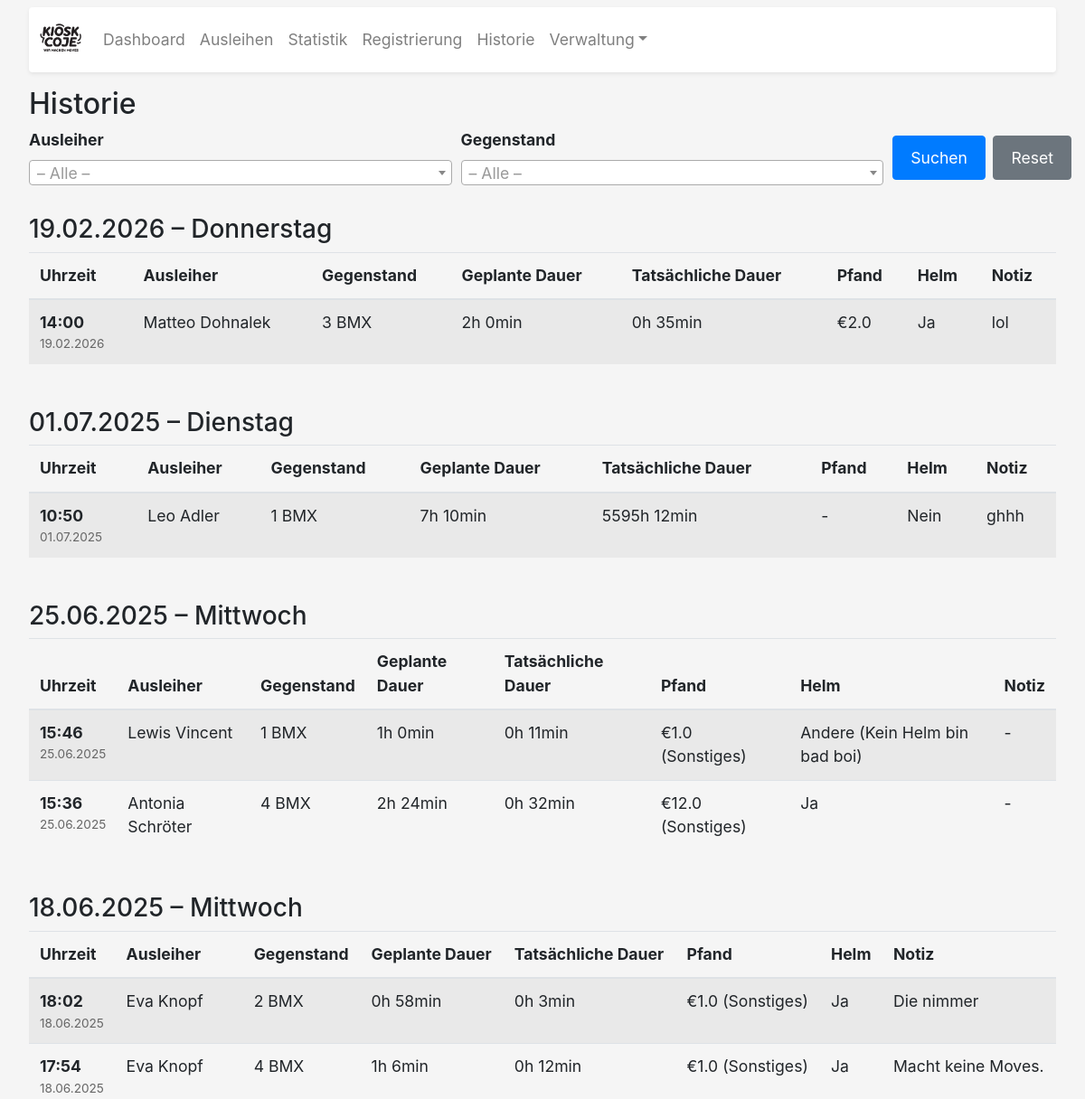
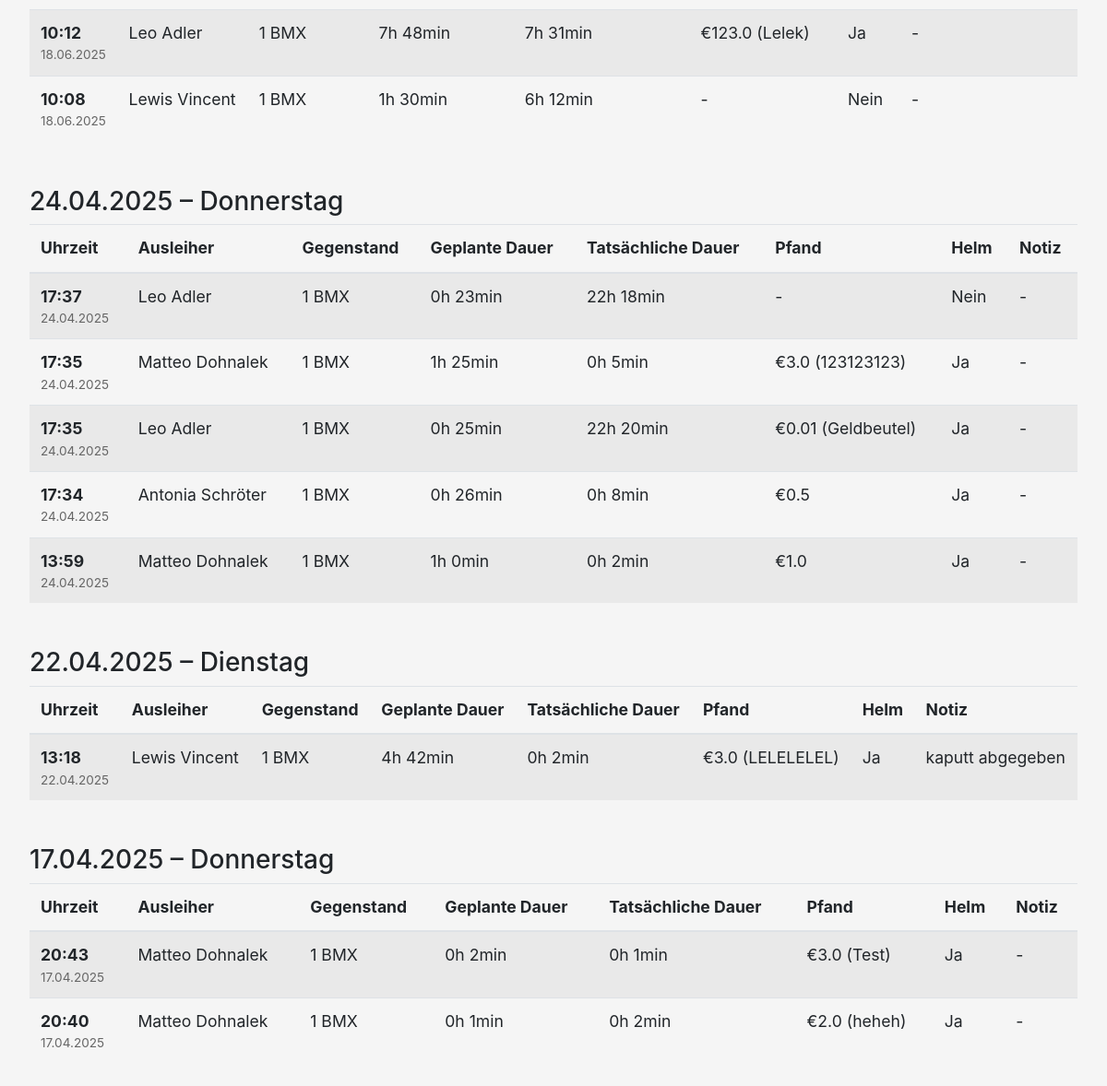
The page /historie on the database its author committed (2 pictures, top to bottom).
### app.py (models this page shows, shortened)
class Verleihung(db.Model):
    id = db.Column(db.Integer, primary_key=True)
    ausleiher_id = db.Column(db.Integer, db.ForeignKey('ausleiher.id'), nullable=False)
    objekt_id = db.Column(db.Integer, db.ForeignKey('objekt.id'), nullable=False)
    start_time = db.Column(db.DateTime(timezone=True), nullable=False)
    planned_duration = db.Column(db.Float, nullable=False)
    actual_duration = db.Column(db.Float)
    end_time = db.Column(db.DateTime(timezone=True), nullable=False)
    status = db.Column(db.String(20), default="Ausgeliehen")
    return_time = db.Column(db.DateTime(timezone=True))
    pfand_text = db.Column(db.Text)
    pfand_euro = db.Column(db.Float)
    helm_status = db.Column(db.String(20))
    helm_other = db.Column(db.String(200))
    return_note = db.Column(db.Text)
    ausleiher = db.relationship('Ausleiher', backref=db.backref('verleihungen', lazy=True))
    objekt = db.relationship('Objekt', backref=db.backref('verleihungen', lazy=True))

class Ausleiher(db.Model):
    id = db.Column(db.Integer, primary_key=True)
    first_name = db.Column(db.String(50), nullable=False)
    last_name = db.Column(db.String(50), nullable=False)
    contact = db.Column(db.String(200))
    bemerkung = db.Column(db.Text, default='')
    date_of_birth = db.Column(db.Date, nullable=False)
    agb_accepted = db.Column(db.Boolean, nullable=False)
    liability_accepted = db.Column(db.Boolean, nullable=False)
    signature_data = db.Column(db.Text)
    vertragsdatum = db.Column(db.DateTime(timezone=True), default=lambda: datetime.now(BERLIN))
    @property
    def name(self):
        return f"{self.first_name} {self.last_name}"

class Objekt(db.Model):
    id = db.Column(db.Integer, primary_key=True)
    name = db.Column(db.String(100), unique=True, nullable=False)
    beschreibung = db.Column(db.String(200))
    category = db.Column(db.String(50), nullable=False, default='Sonstiges')

### app.py (the view, shortened to what this page needs)
@app.route('/historie')
def historie():
    search_user = request.args.get('search_user', '').strip()
    search_objekt = request.args.get('search_objekt', '').strip()
    query = Verleihung.query.join(Ausleiher).join(Objekt)
    if search_objekt:
        query = query.filter(Objekt.name == search_objekt)
    history = query.order_by(Verleihung.start_time.desc()).all()
    grouped = {}
    for day_key, items in groupby(history, key=lambda r: r.start_time.date()):
        grouped[day_key] = list(items)
    alle_objekte = Objekt.query.order_by(Objekt.name).all()
    alle_ausleiher = Ausleiher.query.order_by(Ausleiher.last_name).all()
    return render_template('historie.html',
                           grouped_history=grouped,
                           alle_objekte=alle_objekte,
                           alle_ausleiher=alle_ausleiher,
                           search_user=search_user,
                           search_objekt=search_objekt)

### app.py (called while the page is built)
@app.template_filter('format_duration')
def format_duration_filter(value):
    try:
        decimal_hours = float(value)
    except (TypeError, ValueError):
        return value
    total_minutes = int(round(decimal_hours * 60))
    hours = total_minutes // 60
    minutes = total_minutes % 60
    return f"{hours}h {minutes}min"

@app.context_processor
def inject_now():
    return {'now': lambda: datetime.now(BERLIN)}

### templates/historie.html (shortened to what this page needs)
{% extends "base.html" %}
{% block content %}
<div class="mt-3">
  <h2>Historie</h2>
  <form method="GET" action="{{ url_for('historie') }}" class="mb-4">
    <div class="form-row align-items-end">
      <div class="form-group col-md-5 mb-2">
        <label for="search_user">Ausleiher</label>
      </div>
      <div class="form-group col-md-5 mb-2">
        <label for="search_objekt">Gegenstand</label>
      </div>
      <div class="form-group col-md-2 mb-2 d-flex gap-2">
        <button type="submit" class="btn btn-primary mr-2">Suchen</button>
        <a href="{{ url_for('historie') }}" class="btn btn-secondary">Reset</a>
      </div>
    </div>
  </form>
  {% set total = grouped_history.values() | map('length') | sum %}
  {% set weekday_names = {
    '0':'Sonntag','1':'Montag','2':'Dienstag','3':'Mittwoch',
    '4':'Donnerstag','5':'Freitag','6':'Samstag'
  } %}
  {% if grouped_history %}
    {% for day, items in grouped_history.items() %}
      <h3 class="mt-4">
        {{ day.strftime("%d.%m.%Y") }} – {{ weekday_names[day.strftime('%w')] }}
      </h3>
      <div class="table-responsive">
        <table class="table table-striped mb-4">
          <thead>
            <tr>
              <th>Uhrzeit</th>
              <th>Ausleiher</th>
              <th>Gegenstand</th>
              <th>Geplante Dauer</th>
              <th>Tatsächliche Dauer</th>
              <th>Pfand</th>
              <th>Helm</th>
              <th>Notiz</th>
            </tr>
          </thead>
          <tbody>
            {% for r in items %}
            <tr>
              <td>
                <span class="time-display">{{ r.start_time.strftime("%H:%M") }}</span>
                <div class="date-display">{{ r.start_time.strftime("%d.%m.%Y") }}</div>
              </td>
              <td>{{ r.ausleiher.name }}</td>
              <td>{{ r.objekt.name }}</td>
              <td>{{ r.planned_duration | format_duration }}</td>
              <td>
                {% if r.actual_duration is not none %}
                  {{ r.actual_duration | format_duration }}
                {% else %}-{% endif %}
              </td>
              <td>
                {% if r.pfand_euro %}
                  €{{ r.pfand_euro }}{% if r.pfand_text %} ({{ r.pfand_text }}){% endif %}
                {% else %}-{% endif %}
              </td>
              <td>
                {% if r.helm_status %}
                  {{ r.helm_status }}
                  {% if r.helm_status == "Andere" and r.helm_other %} ({{ r.helm_other }}){% endif %}
                {% else %}-{% endif %}
              </td>
              <td>{{ r.return_note or '-' }}</td>
            </tr>
            {% endfor %}
          </tbody>
        </table>
      </div>
    {% endfor %}
  {% else %}
    <p class="text-muted">Keine Einträge gefunden.</p>
  {% endif %}
</div>
{% endblock %}

### templates/base.html (shortened to what this page needs)
<!DOCTYPE html>
<html lang="de">
<head>
  <link rel="stylesheet" href="https://stackpath.bootstrapcdn.com/bootstrap/4.5.2/css/bootstrap.min.css">
  <link href="https://cdn.jsdelivr.net/npm/select2@4.1.0-rc.0/dist/css/select2.min.css" rel="stylesheet" />
</head>
<body>
  <div class="container">
    <nav class="navbar navbar-expand-lg navbar-light bg-white shadow-sm mt-2 rounded">
      <a class="navbar-brand" href="{{ url_for('dashboard') }}">
        <img src="{{ url_for('static', filename='images/logo.png') }}" alt="Logo">
      </a>
      <div class="collapse navbar-collapse" id="mainNav">
        <ul class="navbar-nav mr-auto">
          <li class="nav-item"><a class="nav-link" href="{{ url_for('dashboard') }}">Dashboard</a></li>
          <li class="nav-item"><a class="nav-link" href="{{ url_for('ausleihen') }}">Ausleihen</a></li>
          <li class="nav-item"><a class="nav-link" href="{{ url_for('statistik') }}">Statistik</a></li>
          <li class="nav-item"><a class="nav-link" href="{{ url_for('registrierung') }}">Registrierung</a></li>
          <li class="nav-item"><a class="nav-link" href="{{ url_for('historie') }}">Historie</a></li>
          <li class="nav-item dropdown">
            <a class="nav-link dropdown-toggle" href="#" data-toggle="dropdown">Verwaltung</a>
          </li>
        </ul>
      </div>
    </nav>
    {% block content %}{% endblock %}
  </div>
</body>
</html>

### templates/base.html (style rules this page uses)
body { font-size: 1.1rem; background-color: #f5f5f5; }
.container { max-width: 100%; padding-left: 12px; padding-right: 12px; }
@media (min-width: 992px) { .container { max-width: 98%; padding-left: 20px; padding-right: 20px; } }
.btn { font-size: 1.1rem; padding: 0.65rem 1.2rem; margin: 0.35rem 0; }
label { font-weight: bold; }
.navbar { padding: 0.5rem 0.75rem; }
.navbar-brand img { max-height: 46px; }
.navbar-nav .nav-link { padding: 0.6rem 0.9rem; }
.date-display { font-size: 0.85rem; color: #666; }
.time-display { font-weight: bold; }

### rows shown on the page
Verleihung: start_time "14:00", start_time "19.02.2026", ausleiher.name "Matteo Dohnalek", objekt.name "3 BMX", planned_duration "2h 0min", actual_duration "0h 35min", pfand_euro "2.0", helm_status "Ja", return_note "lol"
Verleihung: start_time "10:50", start_time "01.07.2025", ausleiher.name "Leo Adler", objekt.name "1 BMX", planned_duration "7h 10min", actual_duration "5595h 12min", helm_status "Nein", return_note "ghhh"
Verleihung: start_time "15:46", start_time "25.06.2025", ausleiher.name "Lewis Vincent", objekt.name "1 BMX", planned_duration "1h 0min", actual_duration "0h 11min", pfand_euro "1.0", pfand_text "Sonstiges", helm_status "Andere", helm_other "Kein Helm bin bad boi", return_note "-"
Verleihung: start_time "15:36", start_time "25.06.2025", ausleiher.name "Antonia Schröter", objekt.name "4 BMX", planned_duration "2h 24min", actual_duration "0h 32min", pfand_euro "12.0", pfand_text "Sonstiges", helm_status "Ja", return_note "-"
Verleihung: start_time "18:02", start_time "18.06.2025", ausleiher.name "Eva Knopf", objekt.name "2 BMX", planned_duration "0h 58min", actual_duration "0h 3min", pfand_euro "1.0", pfand_text "Sonstiges", helm_status "Ja", return_note "Die nimmer"
Verleihung: start_time "17:54", start_time "18.06.2025", ausleiher.name "Eva Knopf", objekt.name "4 BMX", planned_duration "1h 6min", actual_duration "0h 12min", pfand_euro "1.0", pfand_text "Sonstiges", helm_status "Ja", return_note "Macht keine Moves."
Verleihung: start_time "10:12", start_time "18.06.2025", ausleiher.name "Leo Adler", objekt.name "1 BMX", planned_duration "7h 48min", actual_duration "7h 31min", pfand_euro "123.0", pfand_text "Lelek", helm_status "Ja", return_note "-"
Verleihung: start_time "10:08", start_time "18.06.2025", ausleiher.name "Lewis Vincent", objekt.name "1 BMX", planned_duration "1h 30min", actual_duration "6h 12min", helm_status "Nein", return_note "-"
Verleihung: start_time "17:37", start_time "24.04.2025", ausleiher.name "Leo Adler", objekt.name "1 BMX", planned_duration "0h 23min", actual_duration "22h 18min", helm_status "Nein", return_note "-"
Verleihung: start_time "17:35", start_time "24.04.2025", ausleiher.name "Matteo Dohnalek", objekt.name "1 BMX", planned_duration "1h 25min", actual_duration "0h 5min", pfand_euro "3.0", pfand_text "123123123", helm_status "Ja", return_note "-"
Verleihung: start_time "17:35", start_time "24.04.2025", ausleiher.name "Leo Adler", objekt.name "1 BMX", planned_duration "0h 25min", actual_duration "22h 20min", pfand_euro "0.01", pfand_text "Geldbeutel", helm_status "Ja", return_note "-"
Verleihung: start_time "17:34", start_time "24.04.2025", ausleiher.name "Antonia Schröter", objekt.name "1 BMX", planned_duration "0h 26min", actual_duration "0h 8min", pfand_euro "0.5", helm_status "Ja", return_note "-"
Verleihung: start_time "13:59", start_time "24.04.2025", ausleiher.name "Matteo Dohnalek", objekt.name "1 BMX", planned_duration "1h 0min", actual_duration "0h 2min", pfand_euro "1.0", helm_status "Ja", return_note "-"
Verleihung: start_time "13:18", start_time "22.04.2025", ausleiher.name "Lewis Vincent", objekt.name "1 BMX", planned_duration "4h 42min", actual_duration "0h 2min", pfand_euro "3.0", pfand_text "LELELELEL", helm_status "Ja", return_note "kaputt abgegeben"
Verleihung: start_time "20:43", start_time "17.04.2025", ausleiher.name "Matteo Dohnalek", objekt.name "1 BMX", planned_duration "0h 2min", actual_duration "0h 1min", pfand_euro "3.0", pfand_text "Test", helm_status "Ja", return_note "-"
Verleihung: start_time "20:40", start_time "17.04.2025", ausleiher.name "Matteo Dohnalek", objekt.name "1 BMX", planned_duration "0h 1min", actual_duration "0h 2min", pfand_euro "2.0", pfand_text "heheh", helm_status "Ja", return_note "-"

### other values the page prints
{{ day.strftime("%d.%m.%Y") }} "19.02.2026" "01.07.2025" "25.06.2025" "18.06.2025" "24.04.2025" "22.04.2025" "17.04.2025"
{{ weekday_names[day.strftime('%w')] }} "Donnerstag" "Dienstag" "Mittwoch" "Mittwoch" "Donnerstag" "Dienstag" "Donnerstag"
